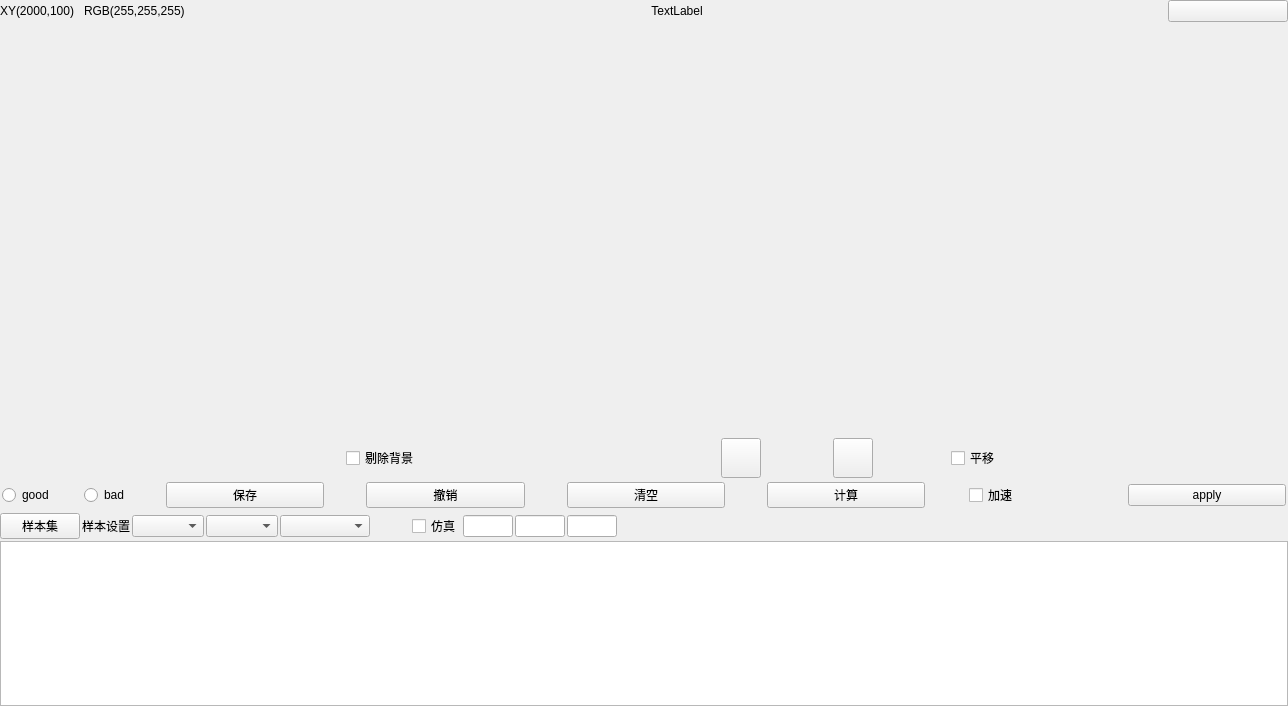
<?xml version="1.0" encoding="UTF-8"?>
<ui version="4.0">
 <class>SvmImageWidget</class>
 <widget class="QWidget" name="SvmImageWidget">
  <property name="geometry">
   <rect>
    <x>0</x>
    <y>0</y>
    <width>1288</width>
    <height>706</height>
   </rect>
  </property>
  <property name="windowTitle">
   <string>Form</string>
  </property>
  <layout class="QGridLayout" name="gridLayout">
   <property name="leftMargin">
    <number>0</number>
   </property>
   <property name="topMargin">
    <number>0</number>
   </property>
   <property name="rightMargin">
    <number>0</number>
   </property>
   <property name="bottomMargin">
    <number>0</number>
   </property>
   <property name="verticalSpacing">
    <number>2</number>
   </property>
   <item row="0" column="0">
    <layout class="QVBoxLayout" name="verticalLayout">
     <property name="spacing">
      <number>1</number>
     </property>
     <item>
      <layout class="QVBoxLayout" name="verticalLayout_2" stretch="1,8,1">
       <property name="spacing">
        <number>0</number>
       </property>
       <property name="bottomMargin">
        <number>0</number>
       </property>
       <item>
        <layout class="QHBoxLayout" name="horizontalLayout_3">
         <property name="spacing">
          <number>10</number>
         </property>
         <item>
          <widget class="QLabel" name="pos_press">
           <property name="text">
            <string notr="true">XY(2000,100)</string>
           </property>
          </widget>
         </item>
         <item>
          <widget class="QLabel" name="rgblabel">
           <property name="text">
            <string notr="true">RGB(255,255,255)</string>
           </property>
          </widget>
         </item>
         <item>
          <spacer name="horizontalSpacer">
           <property name="orientation">
            <enum>Qt::Horizontal</enum>
           </property>
           <property name="sizeType">
            <enum>QSizePolicy::Expanding</enum>
           </property>
           <property name="sizeHint" stdset="0">
            <size>
             <width>40</width>
             <height>20</height>
            </size>
           </property>
          </spacer>
         </item>
         <item>
          <widget class="QLabel" name="label_sample">
           <property name="text">
            <string>TextLabel</string>
           </property>
           <property name="alignment">
            <set>Qt::AlignCenter</set>
           </property>
          </widget>
         </item>
         <item>
          <spacer name="horizontalSpacer_3">
           <property name="orientation">
            <enum>Qt::Horizontal</enum>
           </property>
           <property name="sizeHint" stdset="0">
            <size>
             <width>40</width>
             <height>20</height>
            </size>
           </property>
          </spacer>
         </item>
         <item>
          <widget class="QPushButton" name="returnBtn">
           <property name="minimumSize">
            <size>
             <width>120</width>
             <height>0</height>
            </size>
           </property>
           <property name="styleSheet">
            <string notr="true"/>
           </property>
           <property name="text">
            <string/>
           </property>
          </widget>
         </item>
        </layout>
       </item>
       <item>
        <widget class="QLabel" name="imageLabel">
         <property name="minimumSize">
          <size>
           <width>0</width>
           <height>416</height>
          </size>
         </property>
         <property name="text">
          <string notr="true"/>
         </property>
        </widget>
       </item>
       <item>
        <layout class="QHBoxLayout" name="horizontalLayout">
         <property name="spacing">
          <number>6</number>
         </property>
         <item>
          <spacer name="horizontalSpacer_5">
           <property name="orientation">
            <enum>Qt::Horizontal</enum>
           </property>
           <property name="sizeType">
            <enum>QSizePolicy::Preferred</enum>
           </property>
           <property name="sizeHint" stdset="0">
            <size>
             <width>40</width>
             <height>20</height>
            </size>
           </property>
          </spacer>
         </item>
         <item>
          <widget class="QLabel" name="label">
           <property name="minimumSize">
            <size>
             <width>300</width>
             <height>0</height>
            </size>
           </property>
           <property name="text">
            <string/>
           </property>
          </widget>
         </item>
         <item>
          <widget class="QCheckBox" name="checkBox_No_Bg">
           <property name="text">
            <string notr="true">剔除背景</string>
           </property>
          </widget>
         </item>
         <item>
          <widget class="QWidget" name="widget" native="true">
           <layout class="QHBoxLayout" name="horizontalLayout_5">
            <property name="spacing">
             <number>0</number>
            </property>
            <property name="leftMargin">
             <number>0</number>
            </property>
            <property name="topMargin">
             <number>0</number>
            </property>
            <property name="rightMargin">
             <number>0</number>
            </property>
            <property name="bottomMargin">
             <number>0</number>
            </property>
            <item>
             <widget class="QPushButton" name="reduce">
              <property name="minimumSize">
               <size>
                <width>40</width>
                <height>40</height>
               </size>
              </property>
              <property name="maximumSize">
               <size>
                <width>40</width>
                <height>40</height>
               </size>
              </property>
              <property name="text">
               <string notr="true"/>
              </property>
             </widget>
            </item>
            <item>
             <widget class="QPushButton" name="enlarge">
              <property name="minimumSize">
               <size>
                <width>40</width>
                <height>40</height>
               </size>
              </property>
              <property name="maximumSize">
               <size>
                <width>40</width>
                <height>40</height>
               </size>
              </property>
              <property name="text">
               <string notr="true"/>
              </property>
             </widget>
            </item>
           </layout>
          </widget>
         </item>
         <item>
          <widget class="QCheckBox" name="checkBox">
           <property name="text">
            <string notr="true">平移</string>
           </property>
          </widget>
         </item>
         <item>
          <spacer name="horizontalSpacer_4">
           <property name="orientation">
            <enum>Qt::Horizontal</enum>
           </property>
           <property name="sizeType">
            <enum>QSizePolicy::Preferred</enum>
           </property>
           <property name="sizeHint" stdset="0">
            <size>
             <width>40</width>
             <height>20</height>
            </size>
           </property>
          </spacer>
         </item>
        </layout>
       </item>
      </layout>
     </item>
     <item>
      <widget class="QWidget" name="sampleWidget" native="true">
       <layout class="QHBoxLayout" name="horizontalLayout_6">
        <property name="spacing">
         <number>2</number>
        </property>
        <property name="leftMargin">
         <number>2</number>
        </property>
        <property name="topMargin">
         <number>2</number>
        </property>
        <property name="rightMargin">
         <number>2</number>
        </property>
        <property name="bottomMargin">
         <number>2</number>
        </property>
        <item>
         <widget class="QRadioButton" name="goodTypeBtn">
          <property name="maximumSize">
           <size>
            <width>80</width>
            <height>16777215</height>
           </size>
          </property>
          <property name="text">
           <string notr="true">good</string>
          </property>
         </widget>
        </item>
        <item>
         <widget class="QRadioButton" name="badTypeBtn">
          <property name="maximumSize">
           <size>
            <width>80</width>
            <height>16777215</height>
           </size>
          </property>
          <property name="text">
           <string notr="true">bad</string>
          </property>
         </widget>
        </item>
        <item>
         <widget class="QPushButton" name="saveSampleBtn">
          <property name="text">
           <string notr="true">保存</string>
          </property>
         </widget>
        </item>
        <item>
         <spacer name="horizontalSpacer_10">
          <property name="orientation">
           <enum>Qt::Horizontal</enum>
          </property>
          <property name="sizeType">
           <enum>QSizePolicy::Preferred</enum>
          </property>
          <property name="sizeHint" stdset="0">
           <size>
            <width>40</width>
            <height>20</height>
           </size>
          </property>
         </spacer>
        </item>
        <item>
         <widget class="QPushButton" name="revokeBtn">
          <property name="text">
           <string notr="true">撤销</string>
          </property>
         </widget>
        </item>
        <item>
         <spacer name="horizontalSpacer_9">
          <property name="orientation">
           <enum>Qt::Horizontal</enum>
          </property>
          <property name="sizeType">
           <enum>QSizePolicy::Preferred</enum>
          </property>
          <property name="sizeHint" stdset="0">
           <size>
            <width>40</width>
            <height>20</height>
           </size>
          </property>
         </spacer>
        </item>
        <item>
         <widget class="QPushButton" name="cleanSampleBtn">
          <property name="text">
           <string notr="true">清空</string>
          </property>
         </widget>
        </item>
        <item>
         <spacer name="horizontalSpacer_11">
          <property name="orientation">
           <enum>Qt::Horizontal</enum>
          </property>
          <property name="sizeType">
           <enum>QSizePolicy::Preferred</enum>
          </property>
          <property name="sizeHint" stdset="0">
           <size>
            <width>40</width>
            <height>20</height>
           </size>
          </property>
         </spacer>
        </item>
        <item>
         <widget class="QPushButton" name="svmLearnBtn">
          <property name="text">
           <string>计算</string>
          </property>
         </widget>
        </item>
        <item>
         <widget class="QWidget" name="svmSimulte" native="true">
          <layout class="QHBoxLayout" name="horizontalLayout_2">
           <property name="spacing">
            <number>2</number>
           </property>
           <property name="leftMargin">
            <number>2</number>
           </property>
           <property name="topMargin">
            <number>2</number>
           </property>
           <property name="rightMargin">
            <number>2</number>
           </property>
           <property name="bottomMargin">
            <number>2</number>
           </property>
           <item>
            <spacer name="horizontalSpacer_2">
             <property name="orientation">
              <enum>Qt::Horizontal</enum>
             </property>
             <property name="sizeType">
              <enum>QSizePolicy::Preferred</enum>
             </property>
             <property name="sizeHint" stdset="0">
              <size>
               <width>40</width>
               <height>20</height>
              </size>
             </property>
            </spacer>
           </item>
           <item>
            <widget class="QCheckBox" name="checkBox_svmNew">
             <property name="text">
              <string>加速</string>
             </property>
            </widget>
           </item>
          </layout>
         </widget>
        </item>
        <item>
         <spacer name="horizontalSpacer_8">
          <property name="orientation">
           <enum>Qt::Horizontal</enum>
          </property>
          <property name="sizeType">
           <enum>QSizePolicy::Preferred</enum>
          </property>
          <property name="sizeHint" stdset="0">
           <size>
            <width>40</width>
            <height>20</height>
           </size>
          </property>
         </spacer>
        </item>
        <item>
         <widget class="QPushButton" name="applyBtn">
          <property name="text">
           <string>apply</string>
          </property>
         </widget>
        </item>
       </layout>
      </widget>
     </item>
    </layout>
   </item>
   <item row="1" column="0">
    <layout class="QVBoxLayout" name="verticalLayout_3">
     <property name="spacing">
      <number>2</number>
     </property>
     <item>
      <layout class="QHBoxLayout" name="horizontalLayout_4">
       <item>
        <widget class="QPushButton" name="importSampleBtn">
         <property name="text">
          <string notr="true">样本集</string>
         </property>
        </widget>
       </item>
       <item>
        <widget class="QLabel" name="label_mark">
         <property name="text">
          <string>样本设置</string>
         </property>
         <property name="alignment">
          <set>Qt::AlignRight|Qt::AlignTrailing|Qt::AlignVCenter</set>
         </property>
        </widget>
       </item>
       <item>
        <widget class="QComboBox" name="comboBoxMarkIndex">
         <property name="minimumSize">
          <size>
           <width>70</width>
           <height>0</height>
          </size>
         </property>
        </widget>
       </item>
       <item>
        <widget class="QComboBox" name="comboBoxSvmType">
         <property name="minimumSize">
          <size>
           <width>70</width>
           <height>0</height>
          </size>
         </property>
        </widget>
       </item>
       <item>
        <widget class="QComboBox" name="comboBoxImageType">
         <property name="minimumSize">
          <size>
           <width>90</width>
           <height>0</height>
          </size>
         </property>
        </widget>
       </item>
       <item>
        <spacer name="horizontalSpacer_12">
         <property name="orientation">
          <enum>Qt::Horizontal</enum>
         </property>
         <property name="sizeType">
          <enum>QSizePolicy::Preferred</enum>
         </property>
         <property name="sizeHint" stdset="0">
          <size>
           <width>40</width>
           <height>0</height>
          </size>
         </property>
        </spacer>
       </item>
       <item>
        <widget class="QCheckBox" name="simulateCheckBox">
         <property name="text">
          <string notr="true">仿真</string>
         </property>
        </widget>
       </item>
       <item>
        <widget class="myLineEdit" name="svmSensEdit">
         <property name="maximumSize">
          <size>
           <width>50</width>
           <height>16777215</height>
          </size>
         </property>
        </widget>
       </item>
       <item>
        <widget class="myLineEdit" name="svmRowEdit">
         <property name="maximumSize">
          <size>
           <width>50</width>
           <height>16777215</height>
          </size>
         </property>
        </widget>
       </item>
       <item>
        <widget class="myLineEdit" name="svmPerEdit">
         <property name="maximumSize">
          <size>
           <width>50</width>
           <height>16777215</height>
          </size>
         </property>
        </widget>
       </item>
       <item>
        <spacer name="horizontalSpacer_6">
         <property name="orientation">
          <enum>Qt::Horizontal</enum>
         </property>
         <property name="sizeHint" stdset="0">
          <size>
           <width>20</width>
           <height>0</height>
          </size>
         </property>
        </spacer>
       </item>
      </layout>
     </item>
     <item>
      <widget class="QListWidget" name="listWidget">
       <property name="flow">
        <enum>QListView::LeftToRight</enum>
       </property>
      </widget>
     </item>
    </layout>
   </item>
  </layout>
 </widget>
 <customwidgets>
  <customwidget>
   <class>myLineEdit</class>
   <extends>QLineEdit</extends>
   <header location="global">mysortwidget/mylineedit.h</header>
  </customwidget>
 </customwidgets>
 <resources/>
 <connections/>
</ui>
